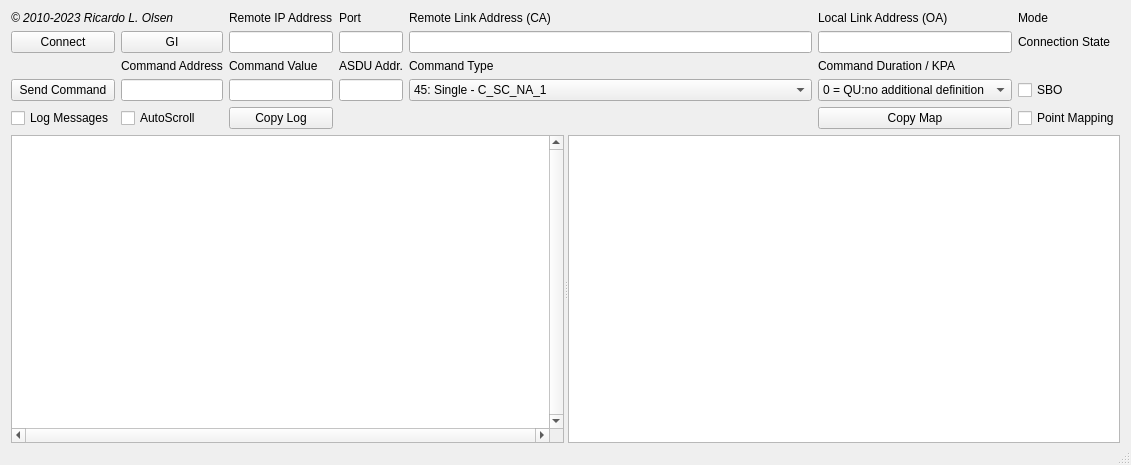
<?xml version="1.0" encoding="UTF-8"?>
<ui version="4.0">
 <class>MainWindow</class>
 <widget class="QMainWindow" name="MainWindow">
  <property name="geometry">
   <rect>
    <x>0</x>
    <y>0</y>
    <width>1101</width>
    <height>465</height>
   </rect>
  </property>
  <property name="windowTitle">
   <string>MainWindow</string>
  </property>
  <widget class="QWidget" name="centralWidget">
   <layout class="QGridLayout" name="gridLayout">
    <property name="bottomMargin">
     <number>0</number>
    </property>
    <item row="5" column="0" colspan="7">
     <widget class="QSplitter" name="splitter">
      <property name="sizePolicy">
       <sizepolicy hsizetype="Expanding" vsizetype="Expanding">
        <horstretch>0</horstretch>
        <verstretch>0</verstretch>
       </sizepolicy>
      </property>
      <property name="maximumSize">
       <size>
        <width>16777215</width>
        <height>16777215</height>
       </size>
      </property>
      <property name="orientation">
       <enum>Qt::Horizontal</enum>
      </property>
      <widget class="QListWidget" name="lwLog">
       <property name="sizePolicy">
        <sizepolicy hsizetype="Expanding" vsizetype="Expanding">
         <horstretch>0</horstretch>
         <verstretch>0</verstretch>
        </sizepolicy>
       </property>
       <property name="font">
        <font>
         <family>Courier New</family>
         <pointsize>9</pointsize>
        </font>
       </property>
       <property name="verticalScrollBarPolicy">
        <enum>Qt::ScrollBarAlwaysOn</enum>
       </property>
       <property name="horizontalScrollBarPolicy">
        <enum>Qt::ScrollBarAlwaysOn</enum>
       </property>
       <property name="selectionMode">
        <enum>QAbstractItemView::NoSelection</enum>
       </property>
       <property name="resizeMode">
        <enum>QListView::Adjust</enum>
       </property>
       <property name="layoutMode">
        <enum>QListView::SinglePass</enum>
       </property>
      </widget>
      <widget class="QTableWidget" name="twPontos">
       <property name="sizePolicy">
        <sizepolicy hsizetype="Expanding" vsizetype="Expanding">
         <horstretch>0</horstretch>
         <verstretch>0</verstretch>
        </sizepolicy>
       </property>
      </widget>
     </widget>
    </item>
    <item row="1" column="5">
     <widget class="QLineEdit" name="leMasterAddress"/>
    </item>
    <item row="2" column="4">
     <widget class="QLabel" name="label_7">
      <property name="text">
       <string>Command Type</string>
      </property>
     </widget>
    </item>
    <item row="1" column="4">
     <widget class="QLineEdit" name="leLinkAddress"/>
    </item>
    <item row="2" column="1">
     <widget class="QLabel" name="label_5">
      <property name="text">
       <string>Command Address</string>
      </property>
     </widget>
    </item>
    <item row="1" column="1">
     <widget class="QPushButton" name="pbGI">
      <property name="text">
       <string>GI</string>
      </property>
     </widget>
    </item>
    <item row="2" column="5">
     <widget class="QLabel" name="label_8">
      <property name="text">
       <string>Command Duration / KPA</string>
      </property>
     </widget>
    </item>
    <item row="3" column="5">
     <widget class="QComboBox" name="cbCmdDuration">
      <item>
       <property name="text">
        <string>0 = QU:no additional definition</string>
       </property>
      </item>
      <item>
       <property name="text">
        <string>1 = QU:short pulse</string>
       </property>
      </item>
      <item>
       <property name="text">
        <string>2 = QU:long pulse</string>
       </property>
      </item>
      <item>
       <property name="text">
        <string>3 = QU:persistent output</string>
       </property>
      </item>
      <item>
       <property name="text">
        <string>0 = KPA:unused</string>
       </property>
      </item>
      <item>
       <property name="text">
        <string>1 = KPA:threshold</string>
       </property>
      </item>
      <item>
       <property name="text">
        <string>2 = KPA:filter</string>
       </property>
      </item>
      <item>
       <property name="text">
        <string>3 = KPA:lolimit</string>
       </property>
      </item>
      <item>
       <property name="text">
        <string>4 = KPA:hilimit</string>
       </property>
      </item>
     </widget>
    </item>
    <item row="1" column="6">
     <widget class="QLabel" name="lbStatus">
      <property name="text">
       <string>Connection State</string>
      </property>
     </widget>
    </item>
    <item row="3" column="6">
     <widget class="QCheckBox" name="cbSBO">
      <property name="text">
       <string>SBO</string>
      </property>
     </widget>
    </item>
    <item row="2" column="2">
     <widget class="QLabel" name="label_6">
      <property name="text">
       <string>Command Value</string>
      </property>
     </widget>
    </item>
    <item row="1" column="2">
     <widget class="QLineEdit" name="leIPRemoto"/>
    </item>
    <item row="3" column="0">
     <widget class="QPushButton" name="pbSendCommandsButton">
      <property name="text">
       <string>Send Command</string>
      </property>
     </widget>
    </item>
    <item row="3" column="1">
     <widget class="QLineEdit" name="leCmdAddress">
      <property name="toolTip">
       <string>Enter the command object address</string>
      </property>
     </widget>
    </item>
    <item row="3" column="2">
     <widget class="QLineEdit" name="leCmdValue">
      <property name="toolTip">
       <string>Enter value for command
Use 0 or 1 for digital single
Use 1 or 2 for digital double</string>
      </property>
     </widget>
    </item>
    <item row="3" column="4">
     <widget class="QComboBox" name="cbCmdAsdu">
      <item>
       <property name="text">
        <string>45: Single - C_SC_NA_1</string>
       </property>
      </item>
      <item>
       <property name="text">
        <string>46: Double - C_DC_NA_1</string>
       </property>
      </item>
      <item>
       <property name="text">
        <string>47: Reg. Step - C_RC_NA_1</string>
       </property>
      </item>
      <item>
       <property name="text">
        <string>58: Single with time tag - C_SC_TA_1</string>
       </property>
      </item>
      <item>
       <property name="text">
        <string>59: Double with time tag - C_DC_TA_1</string>
       </property>
      </item>
      <item>
       <property name="text">
        <string>60: Reg. Step with time tag - C_RC_TA_1</string>
       </property>
      </item>
      <item>
       <property name="text">
        <string>48: Set-point normalised value - C_SE_NA_1</string>
       </property>
      </item>
      <item>
       <property name="text">
        <string>49: Set-point scaled value - C_SE_NB_1</string>
       </property>
      </item>
      <item>
       <property name="text">
        <string>50: Set-point short floating point value - C_SE_NC_1</string>
       </property>
      </item>
      <item>
       <property name="text">
        <string>61: Set-point normalised value with time tag - C_SE_TA_1</string>
       </property>
      </item>
      <item>
       <property name="text">
        <string>62: Set-point scaled value with time tag - C_SE_TB_1</string>
       </property>
      </item>
      <item>
       <property name="text">
        <string>63: Set-point short floating point value with time tag - C_SE_TC_1</string>
       </property>
      </item>
      <item>
       <property name="text">
        <string>101: Counter Interrogation Command - C_CI_NA_1 *NOT IMPL</string>
       </property>
      </item>
      <item>
       <property name="text">
        <string>102: Read Command - C_RD_NA_1 *NOT IMPL</string>
       </property>
      </item>
      <item>
       <property name="text">
        <string>103: Clock Syncronization - C_CS_NA_1</string>
       </property>
      </item>
      <item>
       <property name="text">
        <string>105: Reset Process Command - C_RP_NA_1</string>
       </property>
      </item>
      <item>
       <property name="text">
        <string>107: Test Command with time tag - C_TS_TA_1</string>
       </property>
      </item>
      <item>
       <property name="text">
        <string>110: Parameter of measured normalized value - P_ME_NA_1</string>
       </property>
      </item>
      <item>
       <property name="text">
        <string>111: Parameter of measured scaled value - P_ME_NB_1</string>
       </property>
      </item>
      <item>
       <property name="text">
        <string>112: Parameter of measured short floating point value - P_ME_NC_1</string>
       </property>
      </item>
      <item>
       <property name="text">
        <string>113: Parameter activation - P_AC_NA_1</string>
       </property>
      </item>
     </widget>
    </item>
    <item row="4" column="1">
     <widget class="QCheckBox" name="cbAutoScroll">
      <property name="text">
       <string>AutoScroll</string>
      </property>
      <property name="checked">
       <bool>false</bool>
      </property>
     </widget>
    </item>
    <item row="4" column="0">
     <widget class="QCheckBox" name="cbLog">
      <property name="text">
       <string>Log Messages</string>
      </property>
     </widget>
    </item>
    <item row="0" column="5">
     <widget class="QLabel" name="label_4">
      <property name="text">
       <string>Local Link Address (OA)</string>
      </property>
     </widget>
    </item>
    <item row="0" column="2">
     <widget class="QLabel" name="label_2">
      <property name="text">
       <string>Remote IP Address</string>
      </property>
     </widget>
    </item>
    <item row="0" column="6">
     <widget class="QLabel" name="lbMode">
      <property name="text">
       <string>Mode</string>
      </property>
     </widget>
    </item>
    <item row="0" column="4">
     <widget class="QLabel" name="label_3">
      <property name="text">
       <string>Remote Link Address (CA)</string>
      </property>
     </widget>
    </item>
    <item row="0" column="0" colspan="2">
     <widget class="QLabel" name="lbCopyright">
      <property name="font">
       <font>
        <italic>true</italic>
       </font>
      </property>
      <property name="text">
       <string>© 2010-2023 Ricardo L. Olsen</string>
      </property>
     </widget>
    </item>
    <item row="1" column="0">
     <widget class="QPushButton" name="pbConnect">
      <property name="text">
       <string>Connect</string>
      </property>
     </widget>
    </item>
    <item row="4" column="2">
     <widget class="QPushButton" name="pbCopyClipb">
      <property name="text">
       <string>Copy Log</string>
      </property>
     </widget>
    </item>
    <item row="3" column="3">
     <widget class="QLineEdit" name="leASDUAddr">
      <property name="toolTip">
       <string>Put here the ASDU address for commands.
If empty will use remote link address.</string>
      </property>
     </widget>
    </item>
    <item row="2" column="3">
     <widget class="QLabel" name="label">
      <property name="text">
       <string>ASDU Addr.</string>
      </property>
     </widget>
    </item>
    <item row="1" column="3">
     <widget class="QLineEdit" name="lePort"/>
    </item>
    <item row="0" column="3">
     <widget class="QLabel" name="label_9">
      <property name="text">
       <string>Port</string>
      </property>
     </widget>
    </item>
    <item row="4" column="6">
     <widget class="QCheckBox" name="cbPointMap">
      <property name="text">
       <string>Point Mapping</string>
      </property>
      <property name="checked">
       <bool>false</bool>
      </property>
     </widget>
    </item>
    <item row="4" column="5">
     <widget class="QPushButton" name="pbCopyVals">
      <property name="text">
       <string>Copy Map</string>
      </property>
     </widget>
    </item>
   </layout>
  </widget>
  <widget class="QMenuBar" name="menuBar">
   <property name="geometry">
    <rect>
     <x>0</x>
     <y>0</y>
     <width>1101</width>
     <height>21</height>
    </rect>
   </property>
  </widget>
  <widget class="QStatusBar" name="statusBar"/>
 </widget>
 <layoutdefault spacing="6" margin="11"/>
 <tabstops>
  <tabstop>pbConnect</tabstop>
  <tabstop>pbGI</tabstop>
  <tabstop>leIPRemoto</tabstop>
  <tabstop>lePort</tabstop>
  <tabstop>leLinkAddress</tabstop>
  <tabstop>leMasterAddress</tabstop>
  <tabstop>pbSendCommandsButton</tabstop>
  <tabstop>leCmdAddress</tabstop>
  <tabstop>leCmdValue</tabstop>
  <tabstop>leASDUAddr</tabstop>
  <tabstop>cbCmdAsdu</tabstop>
  <tabstop>cbCmdDuration</tabstop>
  <tabstop>cbSBO</tabstop>
  <tabstop>cbLog</tabstop>
  <tabstop>cbAutoScroll</tabstop>
  <tabstop>pbCopyClipb</tabstop>
  <tabstop>pbCopyVals</tabstop>
  <tabstop>cbPointMap</tabstop>
  <tabstop>lwLog</tabstop>
  <tabstop>twPontos</tabstop>
 </tabstops>
 <resources/>
 <connections/>
</ui>
